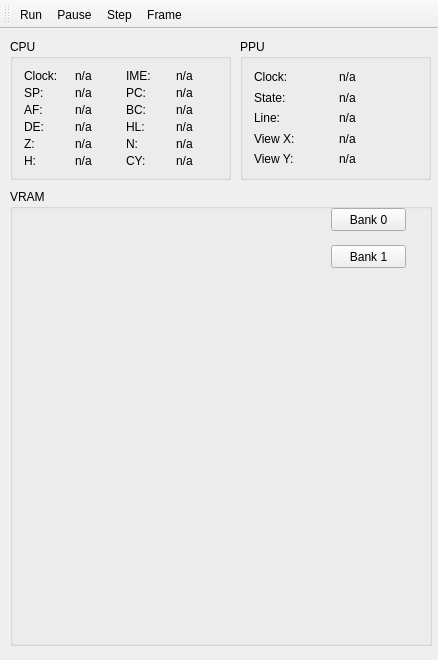
<?xml version="1.0" encoding="UTF-8"?>
<ui version="4.0">
 <class>DebugDisplay</class>
 <widget class="QMainWindow" name="DebugDisplay">
  <property name="geometry">
   <rect>
    <x>0</x>
    <y>0</y>
    <width>438</width>
    <height>660</height>
   </rect>
  </property>
  <property name="minimumSize">
   <size>
    <width>0</width>
    <height>0</height>
   </size>
  </property>
  <property name="cursor">
   <cursorShape>ArrowCursor</cursorShape>
  </property>
  <property name="windowTitle">
   <string>DebugDisplay</string>
  </property>
  <widget class="QWidget" name="centralWidget">
   <widget class="QGroupBox" name="groupCPU">
    <property name="geometry">
     <rect>
      <x>10</x>
      <y>10</y>
      <width>221</width>
      <height>141</height>
     </rect>
    </property>
    <property name="title">
     <string>CPU</string>
    </property>
    <layout class="QGridLayout" name="gridLayout_2" columnstretch="0,0,0,0">
     <property name="horizontalSpacing">
      <number>10</number>
     </property>
     <item row="4" column="2">
      <widget class="QLabel" name="CPU_N_Left">
       <property name="text">
        <string>N:</string>
       </property>
      </widget>
     </item>
     <item row="4" column="3">
      <widget class="QLabel" name="CPU_N_Right">
       <property name="text">
        <string>n/a</string>
       </property>
      </widget>
     </item>
     <item row="2" column="1">
      <widget class="QLabel" name="CPU_AF_Right">
       <property name="text">
        <string>n/a</string>
       </property>
      </widget>
     </item>
     <item row="2" column="3">
      <widget class="QLabel" name="CPU_BC_Right">
       <property name="text">
        <string>n/a</string>
       </property>
      </widget>
     </item>
     <item row="3" column="0">
      <widget class="QLabel" name="CPU_DE_Left">
       <property name="text">
        <string>DE:</string>
       </property>
      </widget>
     </item>
     <item row="2" column="0">
      <widget class="QLabel" name="CPU_AF_Left">
       <property name="text">
        <string>AF:</string>
       </property>
      </widget>
     </item>
     <item row="2" column="2">
      <widget class="QLabel" name="CPU_BC_Left">
       <property name="text">
        <string>BC:</string>
       </property>
      </widget>
     </item>
     <item row="4" column="0">
      <widget class="QLabel" name="CPU_Z_Left">
       <property name="text">
        <string>Z:</string>
       </property>
      </widget>
     </item>
     <item row="4" column="1">
      <widget class="QLabel" name="CPU_Z_Right">
       <property name="text">
        <string>n/a</string>
       </property>
      </widget>
     </item>
     <item row="5" column="3">
      <widget class="QLabel" name="CPU_CY_Right">
       <property name="text">
        <string>n/a</string>
       </property>
      </widget>
     </item>
     <item row="5" column="2">
      <widget class="QLabel" name="CPU_CY_Left">
       <property name="text">
        <string>CY:</string>
       </property>
      </widget>
     </item>
     <item row="1" column="2">
      <widget class="QLabel" name="CPU_PC_Left">
       <property name="text">
        <string>PC:</string>
       </property>
      </widget>
     </item>
     <item row="0" column="2">
      <widget class="QLabel" name="CPU_IME_Left">
       <property name="text">
        <string>IME:</string>
       </property>
      </widget>
     </item>
     <item row="0" column="0">
      <widget class="QLabel" name="CPU_Clock_Left">
       <property name="text">
        <string>Clock:</string>
       </property>
      </widget>
     </item>
     <item row="1" column="0">
      <widget class="QLabel" name="CPU_SP_Left">
       <property name="text">
        <string>SP:</string>
       </property>
      </widget>
     </item>
     <item row="1" column="3">
      <widget class="QLabel" name="CPU_PC_Right">
       <property name="text">
        <string>n/a</string>
       </property>
      </widget>
     </item>
     <item row="0" column="1">
      <widget class="QLabel" name="CPU_Clock_Right">
       <property name="text">
        <string>n/a</string>
       </property>
      </widget>
     </item>
     <item row="1" column="1">
      <widget class="QLabel" name="CPU_SP_Right">
       <property name="text">
        <string>n/a</string>
       </property>
      </widget>
     </item>
     <item row="0" column="3">
      <widget class="QLabel" name="CPU_IME_Right">
       <property name="text">
        <string>n/a</string>
       </property>
      </widget>
     </item>
     <item row="3" column="1">
      <widget class="QLabel" name="CPU_DE_Right">
       <property name="text">
        <string>n/a</string>
       </property>
      </widget>
     </item>
     <item row="3" column="2">
      <widget class="QLabel" name="CPU_HL_Left">
       <property name="text">
        <string>HL:</string>
       </property>
      </widget>
     </item>
     <item row="3" column="3">
      <widget class="QLabel" name="CPU_HL_Right">
       <property name="text">
        <string>n/a</string>
       </property>
      </widget>
     </item>
     <item row="5" column="1">
      <widget class="QLabel" name="CPU_H_Right">
       <property name="text">
        <string>n/a</string>
       </property>
      </widget>
     </item>
     <item row="5" column="0">
      <widget class="QLabel" name="CPU_H_Left">
       <property name="text">
        <string>H:</string>
       </property>
      </widget>
     </item>
    </layout>
   </widget>
   <widget class="QGroupBox" name="groupPPU">
    <property name="geometry">
     <rect>
      <x>240</x>
      <y>10</y>
      <width>191</width>
      <height>141</height>
     </rect>
    </property>
    <property name="title">
     <string>PPU</string>
    </property>
    <layout class="QGridLayout" name="gridLayout">
     <item row="4" column="0">
      <widget class="QLabel" name="PPU_View_X_Left">
       <property name="text">
        <string>View X:</string>
       </property>
      </widget>
     </item>
     <item row="4" column="1">
      <widget class="QLabel" name="PPU_View_X_Right">
       <property name="text">
        <string>n/a</string>
       </property>
      </widget>
     </item>
     <item row="0" column="1">
      <widget class="QLabel" name="PPU_Clock_Right">
       <property name="text">
        <string>n/a</string>
       </property>
      </widget>
     </item>
     <item row="2" column="0">
      <widget class="QLabel" name="PPU_State_Left">
       <property name="text">
        <string>State:</string>
       </property>
      </widget>
     </item>
     <item row="2" column="1">
      <widget class="QLabel" name="PPU_State_Right">
       <property name="text">
        <string>n/a</string>
       </property>
      </widget>
     </item>
     <item row="3" column="0">
      <widget class="QLabel" name="PPU_Line_Left">
       <property name="text">
        <string>Line:</string>
       </property>
      </widget>
     </item>
     <item row="3" column="1">
      <widget class="QLabel" name="PPU_Line_Right">
       <property name="text">
        <string>n/a</string>
       </property>
      </widget>
     </item>
     <item row="0" column="0">
      <widget class="QLabel" name="PPU_Clock_Left">
       <property name="text">
        <string>Clock:</string>
       </property>
      </widget>
     </item>
     <item row="5" column="0">
      <widget class="QLabel" name="PPU_View_Y_Left">
       <property name="text">
        <string>View Y:</string>
       </property>
      </widget>
     </item>
     <item row="5" column="1">
      <widget class="QLabel" name="PPU_View_Y_Right">
       <property name="text">
        <string>n/a</string>
       </property>
      </widget>
     </item>
    </layout>
   </widget>
   <widget class="QGroupBox" name="groupVRAM">
    <property name="geometry">
     <rect>
      <x>10</x>
      <y>160</y>
      <width>422</width>
      <height>457</height>
     </rect>
    </property>
    <property name="title">
     <string>VRAM</string>
    </property>
    <widget class="MyOpenGL_VRAM_Debug" name="OpenGLVRAM" native="true">
     <property name="geometry">
      <rect>
       <x>10</x>
       <y>16</y>
       <width>286</width>
       <height>430</height>
      </rect>
     </property>
     <property name="minimumSize">
      <size>
       <width>286</width>
       <height>430</height>
      </size>
     </property>
    </widget>
    <widget class="QPushButton" name="pushBtnVRAMbank0">
     <property name="geometry">
      <rect>
       <x>321</x>
       <y>19</y>
       <width>75</width>
       <height>23</height>
      </rect>
     </property>
     <property name="text">
      <string>Bank 0</string>
     </property>
    </widget>
    <widget class="QPushButton" name="pushBtnVRAMbank1">
     <property name="geometry">
      <rect>
       <x>321</x>
       <y>56</y>
       <width>75</width>
       <height>23</height>
      </rect>
     </property>
     <property name="text">
      <string>Bank 1</string>
     </property>
    </widget>
   </widget>
  </widget>
  <widget class="QToolBar" name="mainToolBar">
   <attribute name="toolBarArea">
    <enum>TopToolBarArea</enum>
   </attribute>
   <attribute name="toolBarBreak">
    <bool>false</bool>
   </attribute>
   <addaction name="actionRun"/>
   <addaction name="actionPause"/>
   <addaction name="actionStep"/>
   <addaction name="actionRunToFrame"/>
  </widget>
  <action name="actionStep">
   <property name="icon">
    <iconset>
     <normaloff>Resources/step_icon.png</normaloff>Resources/step_icon.png</iconset>
   </property>
   <property name="text">
    <string>Step</string>
   </property>
  </action>
  <action name="actionRunToFrame">
   <property name="icon">
    <iconset>
     <normaloff>Resources/frame_icon.png</normaloff>Resources/frame_icon.png</iconset>
   </property>
   <property name="text">
    <string>Frame</string>
   </property>
  </action>
  <action name="actionRun">
   <property name="icon">
    <iconset>
     <normaloff>Resources/run_icon.png</normaloff>Resources/run_icon.png</iconset>
   </property>
   <property name="text">
    <string>Run</string>
   </property>
  </action>
  <action name="actionPause">
   <property name="icon">
    <iconset>
     <normaloff>Resources/pause_icon.png</normaloff>Resources/pause_icon.png</iconset>
   </property>
   <property name="text">
    <string>Pause</string>
   </property>
  </action>
 </widget>
 <layoutdefault spacing="6" margin="11"/>
 <customwidgets>
  <customwidget>
   <class>MyOpenGL_VRAM_Debug</class>
   <extends>QWidget</extends>
   <header>myopengl_vram_debug.h</header>
   <container>1</container>
  </customwidget>
 </customwidgets>
 <resources/>
 <connections/>
</ui>
